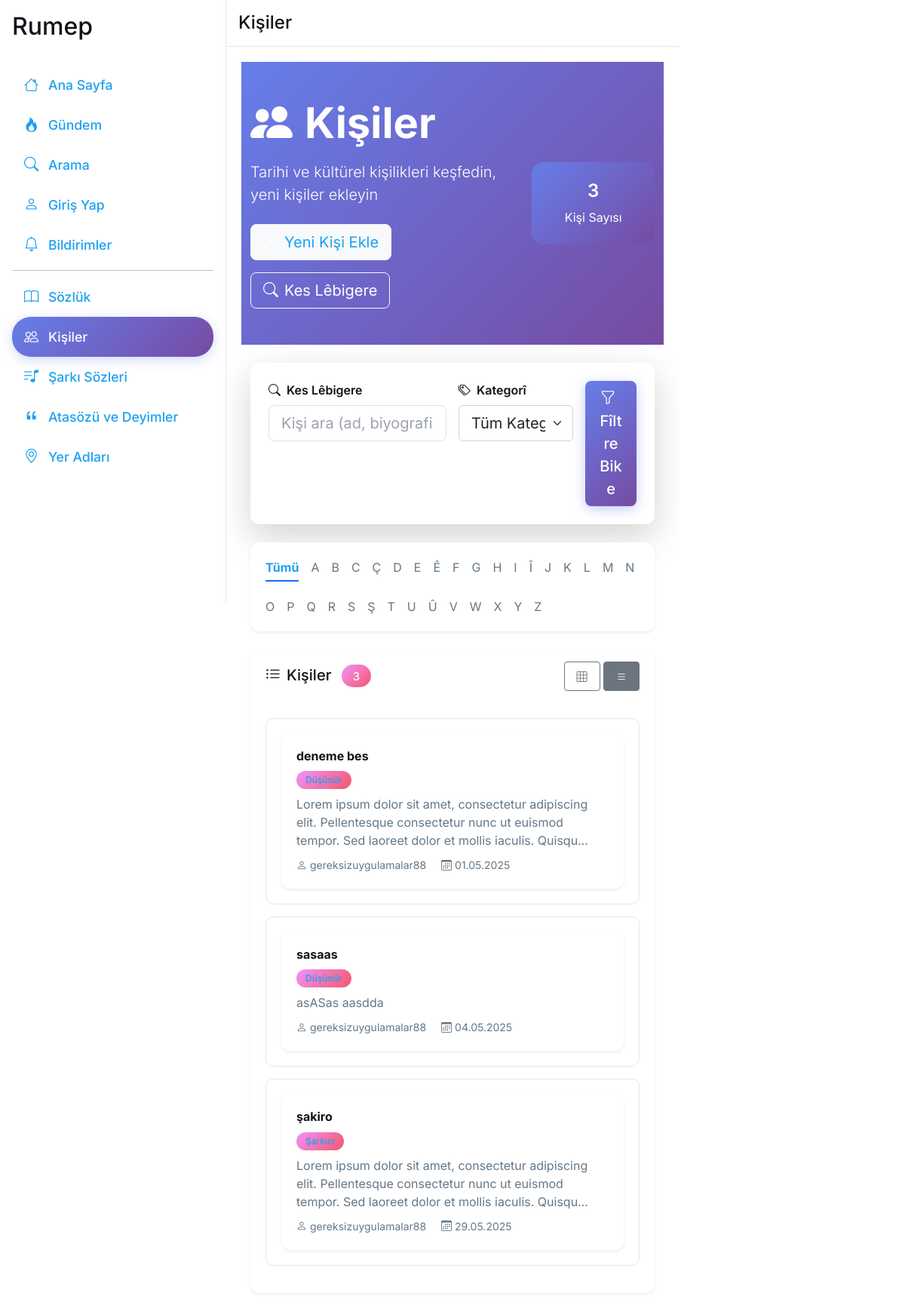
Page /kisi/liste/ on the earlier database version.
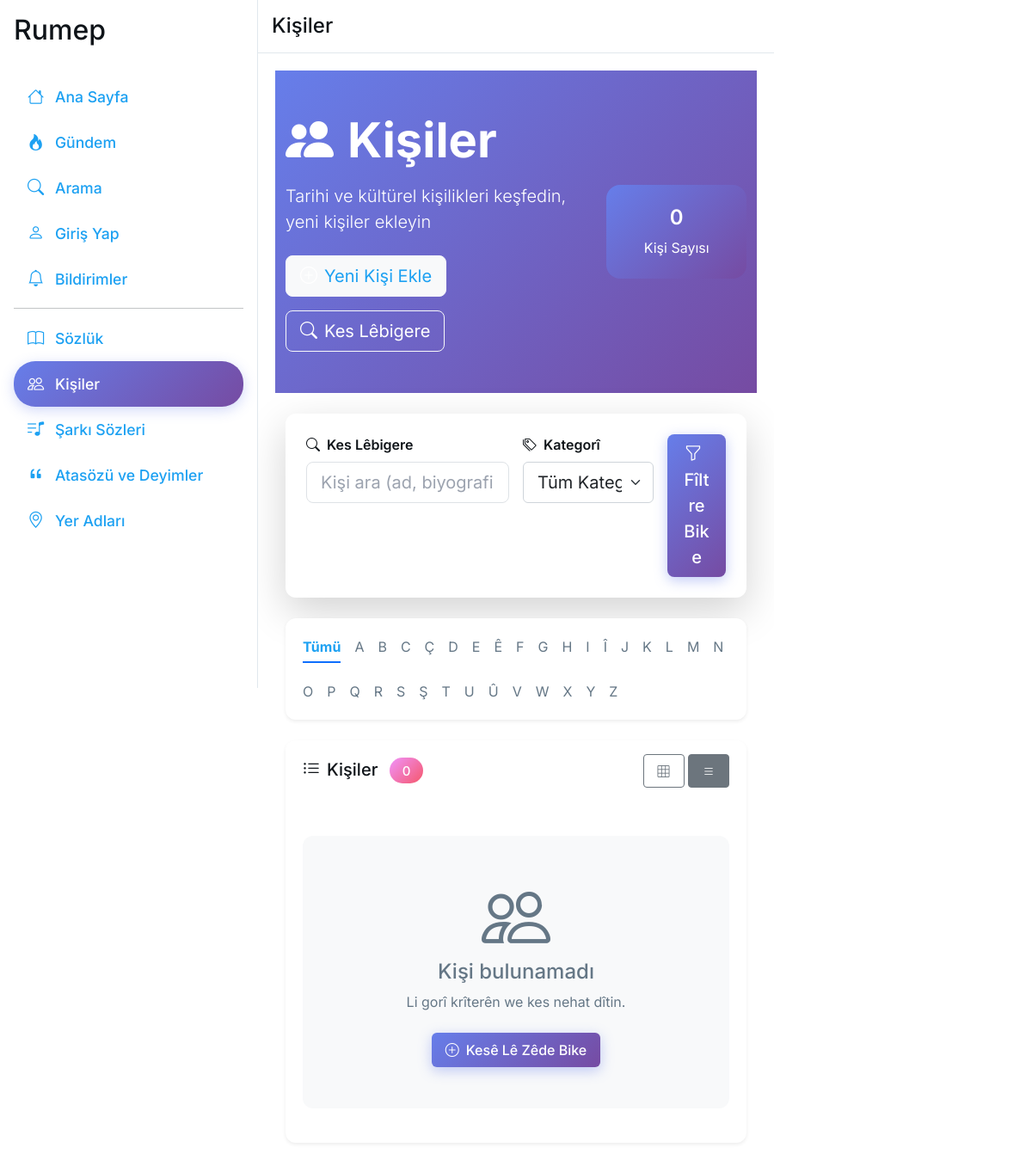
Same page on the later database version.
### main/models.py (models this page shows, shortened)
class Kisi(models.Model):
    ad = models.CharField(max_length=100, db_index=True)
    biyografi = models.TextField(max_length=20000)
    kategoriler = models.ManyToManyField(Kategori)
    kullanici = models.ForeignKey(settings.AUTH_USER_MODEL, on_delete=models.CASCADE)
    eklenme_tarihi = models.DateTimeField(default=timezone.now)
    class Meta:
        ordering = ['ad']
        verbose_name = _('Kişi')
        verbose_name_plural = _('Kişiler')

class Kategori(models.Model):
    ad = models.CharField(max_length=50, unique=True)
    slug = models.SlugField(max_length=50, unique=True)

### main/views/kisi_views.py (the view)
# urls.py: path('kisi/liste/',views.kisi_liste, name='kisi_liste'),
def kisi_liste(request):
    harf = request.GET.get('harf', None)
    kategori_slug = request.GET.get('kategori', None)
    query = request.GET.get('q', None)
    kisiler = Kisi.objects.all()
    if harf and harf.lower() in ['a', 'b', 'c', 'ç', 'd', 'e', 'ê', 'f', 'g', 'h', 'i', 'î', 'j', 'k', 'l', 'm', 'n', 'o', 'p', 'q', 'r', 's', 'ş', 't', 'u', 'û', 'v', 'w', 'x', 'y', 'z']:
        kisiler = kisiler.filter(ad__istartswith=harf)
    if kategori_slug:
        kisiler = kisiler.filter(kategoriler__slug=kategori_slug)
    if query:
        kisiler = kisiler.filter(ad__icontains=query)
    kisiler = kisiler.order_by('ad')[:20]
    kategoriler = Kategori.objects.all()
    harfler = ['a', 'b', 'c', 'ç', 'd', 'e', 'ê', 'f', 'g', 'h', 'i', 'î', 'j', 'k', 'l', 'm', 'n', 'o', 'p', 'q', 'r', 's', 'ş', 't', 'u', 'û', 'v', 'w', 'x', 'y', 'z']
    return render(request, 'main/kisi/kisi_liste.html', {
        'kisiler': kisiler,
        'kategoriler': kategoriler,
        'harfler': harfler,
        'user': request.user,
        'selected_harf': harf
    })

### main/context_processors.py (called while the page is built, shortened)
def notification_count(request):
    if request.user.is_authenticated:
        unread_count = request.user.notifications.filter(is_read=False).count()
        return {'unread_notifications_count': unread_count}
    return {'unread_notifications_count': 0}

def user_role_context(request):
    return {
        'user_role': 'user',
        'user_role_display': _('Kullanıcı'),
        'user_role_badge': _('Kullanıcı'),
        'is_writer': False,
        'is_moderator': False,
        'is_admin': False,
        'is_super_admin': False,
    }

def sidebar_data(request):
    popular_topics = Topic.objects.annotate(
        total_entries=Count('entries')
    ).filter(total_entries__gt=0).order_by('-total_entries')[:5]
    active_authors = Profile.objects.annotate(
        topic_count=Count('user__topic'),
        entry_count=Count('user__entry')
    ).filter(
        topic_count__gt=0
    ).order_by('-topic_count', '-entry_count')[:5]
    return {
        'sidebar_popular_topics': popular_topics,
        'sidebar_active_authors': active_authors,
    }

### main/templates/main/kisi/kisi_liste.html (shortened to what the changed rows need)
{% extends 'main/base.html' %}
{% load static %}
{% load i18n %}
{% block content %}
<div class="container-fluid px-0">
    <div class="hero-section bg-gradient-primary text-white py-5 mb-4">
        <div class="container position-relative" style="z-index: 10;">
            <div class="row align-items-center">
                <div class="col-lg-8">
                    <h1 class="display-4 fw-bold mb-3">
                        <i class="bi bi-people-fill me-3"></i>{% trans "Kişiler" %}
                    </h1>
                </div>
                <div class="col-lg-4 text-center">
                    <div class="stats-card bg-white bg-opacity-10 rounded-4 p-4" style="position: relative; z-index: 20;">
                        <h3 class="h2 mb-2">{{ kisiler.count|default:"0" }}</h3>
                        <p class="mb-0">{% trans "Kişi Sayısı" %}</p>
                    </div>
                </div>
            </div>
        </div>
    </div>
    <div class="container">
        <div class="alphabet-section mb-4">
            <div class="card border-0 shadow-sm">
                <div class="card-body py-3">
                    <div class="d-flex flex-wrap gap-3">
                        <a href="{% url 'kisi_liste' %}" class="text-decoration-none {% if not request.GET.harf %}text-primary fw-bold border-bottom border-primary border-2{% else %}text-muted{% endif %}" style="padding: 5px 0;">{% trans "Tümü" %}</a>
                        {% for harf in harfler %}
                            <a href="?harf={{ harf }}" class="text-decoration-none {% if request.GET.harf == harf %}text-primary fw-bold border-bottom border-primary border-2{% else %}text-muted{% endif %}" style="padding: 5px 0;">{{ harf|upper }}</a>
                        {% endfor %}
                    </div>
                </div>
            </div>
        </div>
        <div class="people-section">
            <div class="card border-0 shadow-sm">
                <div class="card-header bg-white border-0 py-3">
                    <div class="d-flex justify-content-between align-items-center">
                        <h5 class="mb-0">
                            <i class="bi bi-list-ul me-2"></i>{% trans "Kişiler" %}
                            <span class="badge bg-primary ms-2">{{ kisiler.count|default:"0" }}</span>
                        </h5>
                    </div>
                </div>
                <div class="card-body">
                    <div id="kisi-list" class="people-container list-view">
                        {% for kisi in kisiler %}
                            <div class="person-card kisi-item mb-3" data-kisi-id="{{ kisi.id }}">
                                <div class="card border-0 shadow-sm hover-lift">
                                    <div class="card-body">
                                        <div class="d-flex justify-content-between align-items-start">
                                            <div class="person-content flex-grow-1">
                                                <h6 class="person-title mb-2">
                                                    <a href="{% url 'kisi_detay' kisi.id %}" class="text-decoration-none text-dark fw-bold">
                                                        {{ kisi.ad }}
                                                    </a>
                                                </h6>
                                                <div class="person-categories mb-2">
                                                    {% for kategori in kisi.kategoriler.all %}
                                                        <span class="badge bg-primary-subtle text-primary me-1">
                                                            {{ kategori.ad }}
                                                        </span>
                                                    {% endfor %}
                                                </div>
                                                <p class="person-bio text-muted mb-2">{{ kisi.biyografi|striptags|truncatechars:150 }}</p>
                                                <div class="person-meta">
                                                    <small class="text-muted">
                                                        <i class="bi bi-person me-1"></i>{{ kisi.kullanici.username }}
                                                        <i class="bi bi-calendar3 ms-3 me-1"></i>{{ kisi.eklenme_tarihi|date:"d.m.Y" }}
                                                    </small>
                                                </div>
                                            </div>
                                        </div>
                                    </div>
                                </div>
                            </div>
                        {% empty %}
                            <div class="empty-state text-center py-5">
                                <i class="bi bi-people display-1 text-muted mb-3"></i>
                                <h4 class="text-muted">{% trans "Kişi bulunamadı" %}</h4>
                                <p class="text-muted mb-4">Li gorî krîterên we kes nehat dîtin.</p>
                                <a href="{% url 'kisi_ekle' %}" class="btn btn-primary">
                                    <i class="bi bi-plus-circle me-2"></i>Kesê Lê Zêde Bike
                                </a>
                            </div>
                        {% endfor %}
                    </div>
                </div>
            </div>
        </div>
    </div>
</div>
{% endblock %}
{% block extra_css %}
    <link href="{% static 'main/css/kisi.css' %}" rel="stylesheet">
{% endblock %}

Differences in the rows shown:
removed Kisi: ad "deneme bes", biyografi "Lorem ipsum dolor sit amet, consectetur adipiscing elit. Pellentesque consectetur nunc ut euismod tempor. Sed laoreet dolor et mollis iaculis. Quisqu…", kullanici.username "gereksizuygulamalar88", eklenme_tarihi "01.05.2025"
removed Kategori: ad "Düşünür"
removed Kisi: ad "sasaas", biyografi "asASas aasdda", kullanici.username "gereksizuygulamalar88", eklenme_tarihi "04.05.2025"
removed Kisi: ad "şakiro", biyografi "Lorem ipsum dolor sit amet, consectetur adipiscing elit. Pellentesque consectetur nunc ut euismod tempor. Sed laoreet dolor et mollis iaculis. Quisqu…", kullanici.username "gereksizuygulamalar88", eklenme_tarihi "29.05.2025"
removed Kategori: ad "Şarkıcı", shown under "şakiro"
Other differences:
{{ kisiler.count|default:"0" }}: "3" → "0"
text now shown: "Kişi bulunamadı Li gorî krîterên we kes nehat dîtin. Kesê Lê Zêde Bike"
